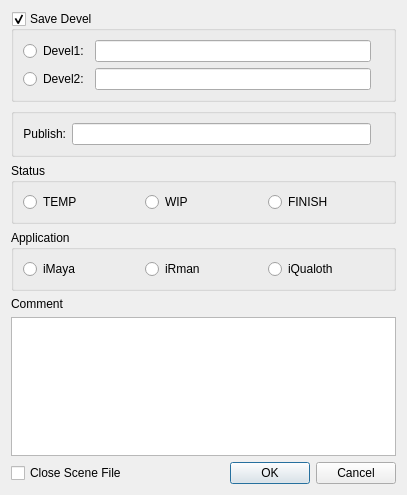
<?xml version="1.0" encoding="UTF-8"?>
<ui version="4.0">
 <class>Dialog</class>
 <widget class="QDialog" name="Dialog">
  <property name="geometry">
   <rect>
    <x>0</x>
    <y>0</y>
    <width>407</width>
    <height>495</height>
   </rect>
  </property>
  <property name="windowTitle">
   <string>Dialog</string>
  </property>
  <layout class="QVBoxLayout" name="verticalLayout">
   <item>
    <widget class="QGroupBox" name="groupBox">
     <property name="title">
      <string>Save Devel</string>
     </property>
     <property name="checkable">
      <bool>true</bool>
     </property>
     <layout class="QGridLayout" name="gridLayout">
      <item row="0" column="0">
       <widget class="QRadioButton" name="Devel1_radioButton">
        <property name="text">
         <string>Devel1:</string>
        </property>
       </widget>
      </item>
      <item row="0" column="1">
       <widget class="QLineEdit" name="Devel1_lineEdit">
        <property name="readOnly">
         <bool>true</bool>
        </property>
       </widget>
      </item>
      <item row="1" column="0">
       <widget class="QRadioButton" name="Devel2_radioButton">
        <property name="text">
         <string>Devel2:</string>
        </property>
       </widget>
      </item>
      <item row="1" column="1">
       <widget class="QLineEdit" name="Devel2_lineEdit">
        <property name="readOnly">
         <bool>true</bool>
        </property>
       </widget>
      </item>
      <item row="0" column="2">
       <widget class="QLabel" name="Devel1_label">
        <property name="text">
         <string/>
        </property>
       </widget>
      </item>
      <item row="1" column="2">
       <widget class="QLabel" name="Devel2_label">
        <property name="text">
         <string/>
        </property>
       </widget>
      </item>
     </layout>
    </widget>
   </item>
   <item>
    <widget class="QGroupBox" name="groupBox_4">
     <property name="title">
      <string/>
     </property>
     <layout class="QGridLayout" name="gridLayout_6">
      <item row="0" column="0">
       <widget class="QLabel" name="label_3">
        <property name="text">
         <string>Publish:</string>
        </property>
        <property name="alignment">
         <set>Qt::AlignRight|Qt::AlignTrailing|Qt::AlignVCenter</set>
        </property>
       </widget>
      </item>
      <item row="0" column="1">
       <widget class="QLineEdit" name="Publish_lineEdit">
        <property name="readOnly">
         <bool>true</bool>
        </property>
       </widget>
      </item>
      <item row="0" column="2">
       <widget class="QLabel" name="Publish_label">
        <property name="text">
         <string/>
        </property>
       </widget>
      </item>
     </layout>
    </widget>
   </item>
   <item>
    <widget class="QGroupBox" name="groupBox_2">
     <property name="title">
      <string>Status</string>
     </property>
     <layout class="QGridLayout" name="gridLayout_4">
      <item row="0" column="0">
       <layout class="QHBoxLayout" name="horizontalLayout_8">
        <item>
         <widget class="QRadioButton" name="Temp_radioButton">
          <property name="text">
           <string>TEMP</string>
          </property>
         </widget>
        </item>
        <item>
         <widget class="QRadioButton" name="Wip_radioButton">
          <property name="text">
           <string>WIP</string>
          </property>
         </widget>
        </item>
        <item>
         <widget class="QRadioButton" name="Finish_radioButton">
          <property name="text">
           <string>FINISH</string>
          </property>
         </widget>
        </item>
       </layout>
      </item>
     </layout>
    </widget>
   </item>
   <item>
    <widget class="QGroupBox" name="groupBox_3">
     <property name="title">
      <string>Application</string>
     </property>
     <layout class="QGridLayout" name="gridLayout_5">
      <item row="0" column="0">
       <layout class="QHBoxLayout" name="horizontalLayout_9">
        <item>
         <widget class="QRadioButton" name="Maya_radioButton">
          <property name="text">
           <string>iMaya</string>
          </property>
         </widget>
        </item>
        <item>
         <widget class="QRadioButton" name="Rman_radioButton">
          <property name="text">
           <string>iRman</string>
          </property>
         </widget>
        </item>
        <item>
         <widget class="QRadioButton" name="Qualoth_radioButton">
          <property name="text">
           <string>iQualoth</string>
          </property>
         </widget>
        </item>
       </layout>
      </item>
     </layout>
    </widget>
   </item>
   <item>
    <widget class="QLabel" name="label_7">
     <property name="text">
      <string>Comment</string>
     </property>
    </widget>
   </item>
   <item>
    <widget class="QTextEdit" name="commentTextEdit"/>
   </item>
   <item>
    <spacer name="verticalSpacer">
     <property name="orientation">
      <enum>Qt::Vertical</enum>
     </property>
     <property name="sizeHint" stdset="0">
      <size>
       <width>20</width>
       <height>40</height>
      </size>
     </property>
    </spacer>
   </item>
   <item>
    <layout class="QHBoxLayout" name="horizontalLayout">
     <item>
      <widget class="QCheckBox" name="checkBox_close">
       <property name="text">
        <string>Close Scene File</string>
       </property>
      </widget>
     </item>
     <item>
      <widget class="QDialogButtonBox" name="buttonBox">
       <property name="orientation">
        <enum>Qt::Horizontal</enum>
       </property>
       <property name="standardButtons">
        <set>QDialogButtonBox::Cancel|QDialogButtonBox::Ok</set>
       </property>
      </widget>
     </item>
    </layout>
   </item>
  </layout>
 </widget>
 <resources/>
 <connections>
  <connection>
   <sender>buttonBox</sender>
   <signal>accepted()</signal>
   <receiver>Dialog</receiver>
   <slot>accept()</slot>
   <hints>
    <hint type="sourcelabel">
     <x>248</x>
     <y>254</y>
    </hint>
    <hint type="destinationlabel">
     <x>157</x>
     <y>274</y>
    </hint>
   </hints>
  </connection>
  <connection>
   <sender>buttonBox</sender>
   <signal>rejected()</signal>
   <receiver>Dialog</receiver>
   <slot>reject()</slot>
   <hints>
    <hint type="sourcelabel">
     <x>316</x>
     <y>260</y>
    </hint>
    <hint type="destinationlabel">
     <x>286</x>
     <y>274</y>
    </hint>
   </hints>
  </connection>
 </connections>
</ui>
